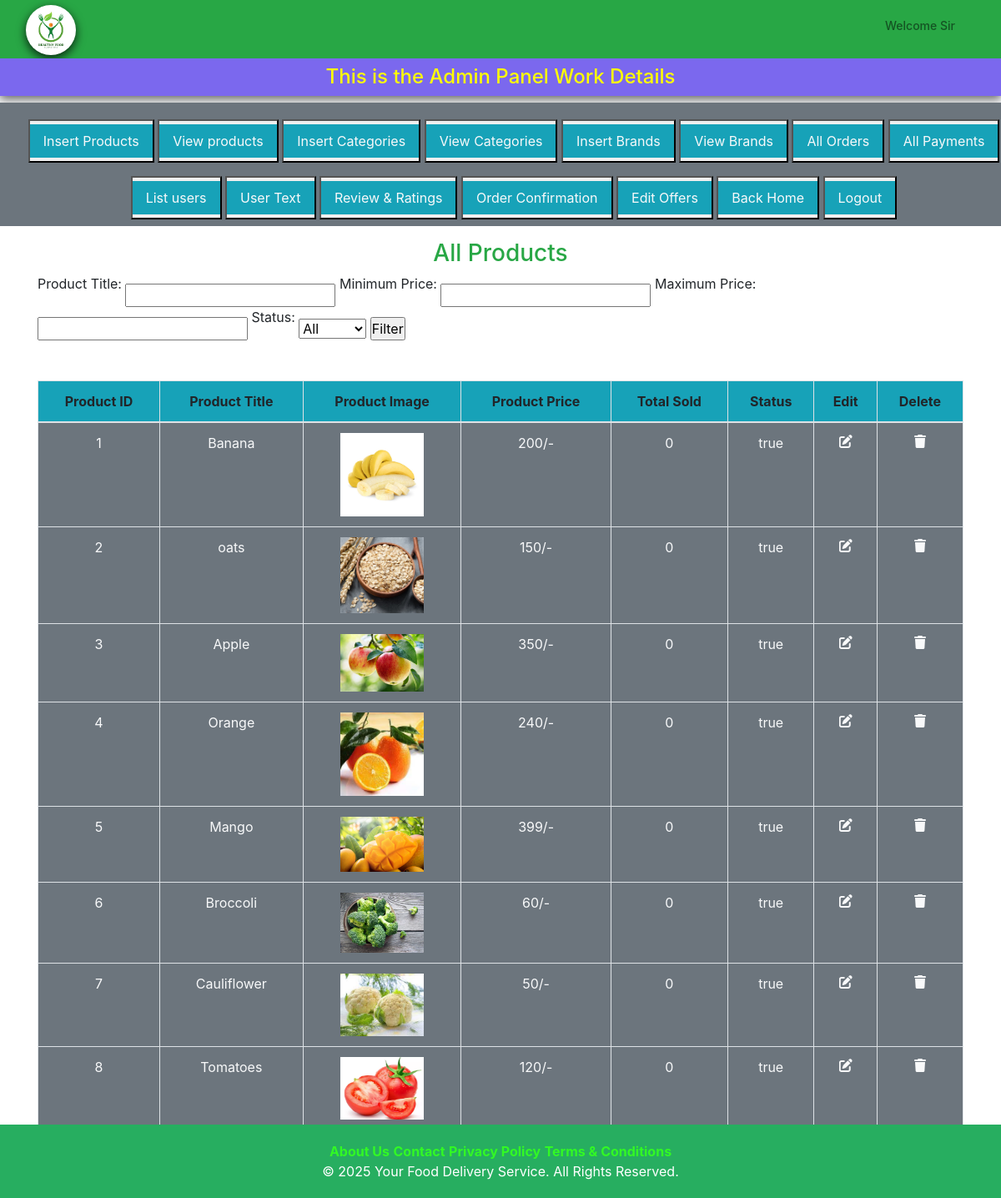
Page /admin/index.php?view_products on the committed database.
### tables this page shows
CREATE TABLE `products` (
  `product_id` int(11) NOT NULL,
  `product_title` varchar(100) NOT NULL,
  `product_description` varchar(255) NOT NULL,
  `product_keywords` varchar(255) NOT NULL,
  `category_id` int(11) NOT NULL,
  `brand_id` int(11) NOT NULL,
  `product_image1` varchar(255) NOT NULL,
  `product_image2` varchar(255) NOT NULL,
  `product_image3` varchar(255) NOT NULL,
  `product_price` varchar(100) NOT NULL,
  `date` timestamp NOT NULL DEFAULT current_timestamp() ON UPDATE current_timestamp(),
  `status` varchar(100) NOT NULL
);

### admin/view_products.php (the view, shortened to what this page needs)
<?php
include('../includes/connect.php');
$filter_sql = "SELECT * FROM `products` WHERE 1=1";
$result = mysqli_query($con, $filter_sql);
$number = 0;
if(mysqli_num_rows($result) == 0) {
    $no_products_found = true;
} else {
    $no_products_found = false;
}
?>
<?php if(!$no_products_found): ?>
    <h3 class="text-center text-success">All Products</h3>
    <form method="GET" action="">
        <label for="product_title">Product Title:</label>
        <input type="text" name="product_title" id="product_title">
        <label for="min_price">Minimum Price:</label>
        <input type="text" name="min_price" id="min_price">
        <label for="max_price">Maximum Price:</label>
        <input type="text" name="max_price" id="max_price">
        <label for="status">Status:</label>
        <select name="status" id="status">
            <option value="">All</option>
        </select>
        <input type="submit" value="Filter" name="view_products">
    </form>
    <table class="table table-bordered mt-5 text-center">
        <thead class="bg-info">
            <tr>
                <th>Product ID</th>
                <th>Product Title</th>
                <th>Product Image</th>
                <th>Product Price</th>
                <th>Total Sold</th>
                <th>Status</th>
                <th>Edit</th>
                <th>Delete</th>
            </tr>
        </thead>
        <tbody class="bg-secondary text-light">
            <?php
            while($row = mysqli_fetch_assoc($result)) {
                $product_id = $row['product_id'];
                $product_title = $row['product_title'];
                $product_image1 = $row['product_image1'];
                $product_price = $row['product_price'];
                $status = $row['status'];
                $number++;
            ?>
            <tr class='text-center'>
                <td><?php echo $number; ?></td>
                <td><?php echo $product_title; ?></td>
                <td><img src='./product_images/<?php echo $product_image1;?>' class='product_img'/></td>
                <td><?php echo $product_price;?>/-</td>
                <td>
                    <?php
                    $get_count="Select * from `orders_pending` where product_id=$product_id";
                    $result_count=mysqli_query($con,$get_count);
                    $rows_count=mysqli_num_rows($result_count);
                    echo $rows_count;
                    ?>
                </td>
                <td><?php echo $status; ?></td>
                <td><a href='index.php?edit_products=<?php echo  $product_id ?>' class='text-light'><i class='fa-solid fa-pen-to-square'></i></a></td>
                <td><a href='index.php?delete_product=<?php echo  $product_id ?>' class='text-light'><i class='fa-solid fa-trash'></i></a></td>
            </tr>
            <?php
            }
            ?>
        </tbody>
    </table>
<?php else: ?>
    <h1><p class="text-danger text-center">No products found.</p></h1>
<?php endif; ?>

### admin/index.php (shortened to what this page needs)
<?php
include('../functions/common_function.php');
?>
<!DOCTYPE html>
<html lang="en">
<head>
    <link rel="stylesheet" href="https://cdn.jsdelivr.net/npm/bootstrap@4.0.0/dist/css/bootstrap.min.css">
<link rel="stylesheet" href="https://cdnjs.cloudflare.com/ajax/libs/font-awesome/6.5.1/css/all.min.css" />
<link rel="stylesheet" href="../style.css">
</head>
<body>
<div class="container-fluid p-0">
    <nav class="navbar navbar-expand-lg navbar-light bg-success">
        <div class="container-fluid">
            <img src="../images/pure1.jpg" alt="" class="logo">
            <nav class="navbar navbar-expand-lg">
<ul class="navbar-nav">
<?php
if(!isset($_SESSION['admin_name'])){
  echo "<li class='nav-item'>
  <h1><a class='nav-link' href='#'>Welcome Sir</a></h1>
</li>";
}
?>
</ul>
</nav>
        </div>
    </nav>
    <div class="bg-light">
        <h4 class="text-center p-2 text-align-bold" style="background-color: #7B68EE; color: yellow;filter: drop-shadow(0 4px 6px rgba(0, 0, 0, 0.6))">This is the Admin Panel Work Details</h4>
    </div>
    <div class="row">
        <div class="col-md-12 bg-secondary p-1 d-flex align-items-center">
            <div class="p-3">
            </div>
            <div>
                <div class="button text-center">
                    <button class="my-3"><a href="insert_product.php" class="nav-link text-light bg-info my-1">Insert Products</a></button>
                    <button><a href="index.php?view_products" class="nav-link text-light bg-info my-1">View products</a></button>
                    <button><a href="index.php?insert_category" class="nav-link text-light bg-info my-1">Insert Categories</a></button>
                    <button><a href="index.php?view_categories" class="nav-link text-light bg-info my-1">View Categories</a></button>
                    <button><a href="index.php?insert_brand" class="nav-link text-light bg-info my-1">Insert Brands</a></button>
                    <button><a href="index.php?view_brands" class="nav-link text-light bg-info my-1">View Brands</a></button>
                    <button><a href="index.php?list_orders" class="nav-link text-light bg-info my-1">All Orders</a></button>
                    <button><a href="index.php?list_payment" class="nav-link text-light bg-info my-1">All Payments</a></button>
                    <button><a href="index.php?list_users" class="nav-link text-light bg-info my-1">List users</a></button>
                    <button><a href="index.php?user_text" class="nav-link text-light bg-info my-1">User Text</a></button>
                    <button><a href="index.php?review_ratings" class="nav-link text-light bg-info my-1">Review & Ratings</a></button>
                    <button><a href="index.php?order_confirmed" class="nav-link text-light bg-info my-1">Order Confirmation</a></button>
                    <button><a href="edit_offer.php" class="nav-link text-light bg-info my-1">Edit Offers</a></button>
                    <button><a href="../index.php" class="nav-link text-light bg-info my-1">Back Home</a></button>
                    <button><a href="admin_login.php" class="nav-link text-light bg-info my-1">Logout</a></button>
                </div>
            </div>
        </div>
    </div>
<div class="container my-3">
    <?php
if(isset($_GET['view_products'])){
    include('view_products.php');
}
    ?>
</div>
<footer>
  <div class="container">
    <div class="footer-links">
      <a href="#">About Us</a>
      <a href="#">Contact</a>
      <a href="#">Privacy Policy</a>
      <a href="#">Terms & Conditions</a>
    </div>
    <p>&copy; 2025 Your Food Delivery Service. All Rights Reserved.</p>
  </div>
</footer>
</div>
</body>
</html>

### style.css (style rules this page uses)
* { margin:0; padding:0; box-sizing: border-box; overflow-x:hidden; }
.logo { width:7%; height:7%; }

### admin/index.php (style rules this page uses)
footer { background: #27ae60; color: #fff; text-align: center; padding: 20px 0; position: fixed; bottom: 0; width: 100%; margin-top: 0; z-index: 10; }
.product_img { width:100px; object-fit: contain; }
.logo { width: 60px; height: 50px; display: block; margin: 10px 10px 8px 0px; transition: transform 0.4s ease, filter 0.4s ease; filter: drop-shadow(0 4px 6px rgba(0, 0, 0, 0.8)); border-radius: 50%; object-fit: cover; }
footer { background: #27ae60; color: #fff; text-align: center; padding: 20px 0; margin-top: 240px; }
footer p { font-size: 1rem; margin: 0; }
footer a { color:rgb(50, 249, 36); text-decoration: none; font-weight: bold; }
.navbar .logo { max-height: 80px; max-width: 80px; }
.navbar { padding: 5px 10x; margin: 0; height: 70px; line-height: 1.5; }
.navbar .logo { height: 60px; width: auto; }
.navbar-nav .nav-link { font-size: 14px; padding: 2px 8px; }

### rows in the picture
products: product_title "Banana", product_image1 (picture), product_price "200", rows_count "0", status "true"
products: product_title "oats", product_image1 (picture), product_price "150", rows_count "0", status "true"
products: product_title "Apple", product_image1 (picture), product_price "350", rows_count "0", status "true"
products: product_title "Orange", product_image1 (picture), product_price "240", rows_count "0", status "true"
products: product_title "Mango", product_image1 (picture), product_price "399", rows_count "0", status "true"
products: product_title "Broccoli", product_image1 (picture), product_price "60", rows_count "0", status "true"
products: product_title "Cauliflower", product_image1 (picture), product_price "50", rows_count "0", status "true"
products: product_title "Tomatoes", product_image1 (picture), product_price "120", rows_count "0", status "true"
